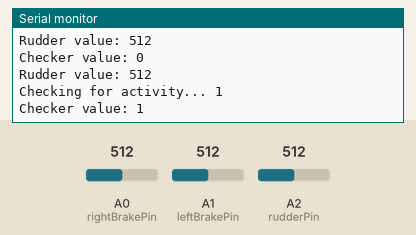
A sketch run on a simulated Arduino Leonardo, built with avr-gcc and run on an emulated ATmega32U4. On the bench: the last lines printed to the serial monitor. Inputs (shaded band) come from the test bench; at power-on: A2 (rudderPin) = 512, A0 (rightBrakePin) = 512, A1 (leftBrakePin) = 512. USB keyboard and mouse output is not drawn.

Above: at 1.2 s.
1.3 s: A2 (rudderPin) set to 716
At 1.33 s:
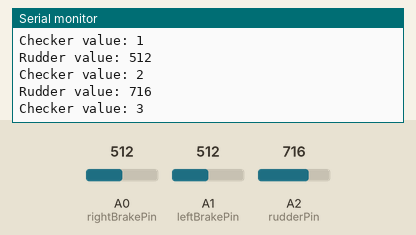
2.8 s: A2 (rudderPin) set to 900
At 4.98 s:
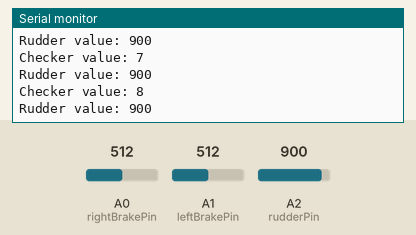
Timing chart, 0 to 6.5 s (numbered marks = the images above; inputs shaded):
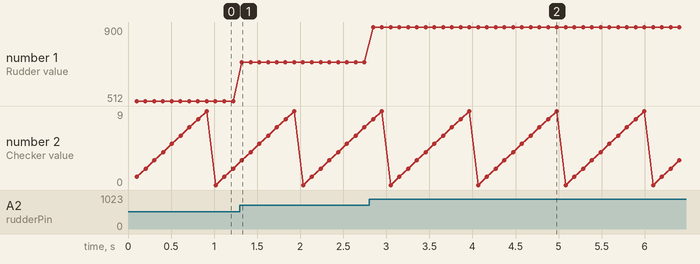

Measured:
- after the input at 1.3 s, the serial monitor: prints a new line at once (image 1)
- after the input at 2.8 s, the serial monitor: prints a new line after 0.05 s (image 2)
- plotted number 1: 512 → 716 after the input at 1.3 s, 716 → 900 after the input at 2.8 s

The sketch:

RudderPedals.ino
```cpp
#include <Joystick.h>

Joystick_ Joystick(0x03, 0x04, 0, 0, false, false, false, false, false, false, true, false, true, true, true);

#define rudderPin A2
#define leftBrakePin A1
#define rightBrakePin A0
#define bufferlength 100
#define compareStep 5
#define checkerDivider 10

void setup() {
  Joystick.begin(false);  // the Joystick.sendState method must be called to update the game controller state.
  Joystick.setRudderRange(0, 1023);
  Joystick.setAcceleratorRange(1000, 750);
  Joystick.setBrakeRange(950, 700);

  Serial.begin(9600);
}

int rudder;
int abuffer[bufferlength];
int bufferIndex;
boolean active;
int checker = 0;

void loop() {

  delay(100);

//  Joystick.setRudder(analogRead(rudderPin));
  rudder = analogRead(rudderPin);
  Joystick.setRudder(rudder);
  Joystick.setBrake(analogRead(leftBrakePin));
  Joystick.setAccelerator(analogRead(rightBrakePin));

  Serial.print("Rudder value: ");
  Serial.println(rudder);


  bufferIndex = (bufferIndex + 1) % bufferlength;
  if(checker==0){
    abuffer[bufferIndex] = rudder;
    active = activity();
  }
  checker = (checker + 1) % checkerDivider;

  Serial.print("Checker value: ");
  Serial.println(checker);


  digitalWrite(LED_BUILTIN, active);
  if(active){
    Joystick.sendState();
  }
}

boolean activity(){
  int value = abuffer[0];
  boolean r = true;
  for(int i=compareStep; i<bufferlength; i+=compareStep){
    if(abuffer[i]!=value){
      r = false;
    }
  }

  Serial.print("Checking for activity... ");
  Serial.println(r);

  return r;
}
```
